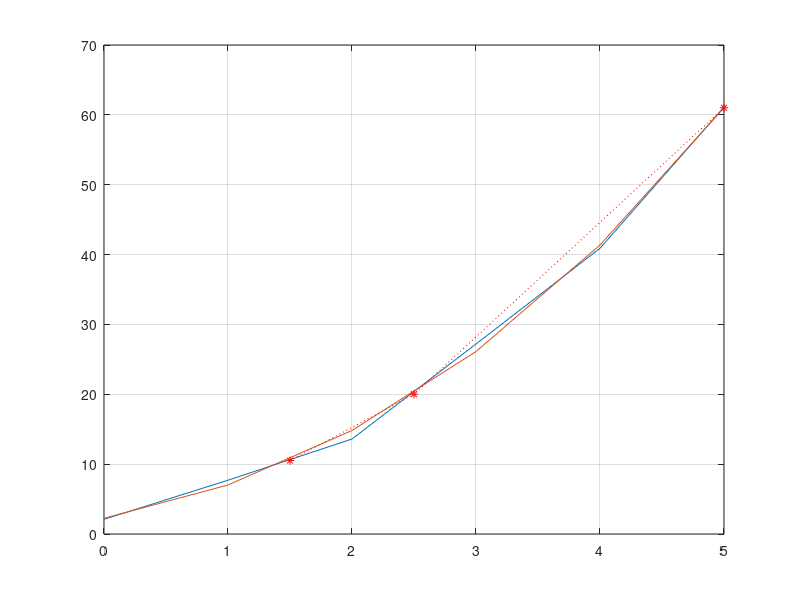

This figure's MATLAB source:
X=[0 1 2 3 4 5];
Y=[ 2.1 7.7  13.6 27.2 40.9 61.1];
n0=input('grado del polinomio a ajustar: ')
%numero de datos
n=length(X);
%puntos del pronostico
x=[1.5 2.5 5];
%generar matriz de coeficientes
%calculo de coeficientes
SX=sum(X);
SX2=sum(X.^2);
SX3=sum(X.^3);
SX4=sum(X.^4);
SX5=sum(X.^5);
SX6=sum(X.^6);
SY=sum(Y);
SYX=sum(Y.*X);
SYX2=sum(Y.*(X.^2));
SYX3=sum(Y.*(X.^3));
SYX4=sum(Y.*(X.^4));
SYX5=sum(Y.*(X.^5));
% estructura de A primer renglon n=3
A(1,1)=n;
A(1,2)=SX;
A(1,3)=SX2;
A(1,4)=SX3;
%2o renglon
A(2,1)=A(1,2);
A(2,2)=A(1,3);
A(2,3)=A(1,4);
A(2,4)=SX4;
%3er renglon
A(3,1)=A(2,2);
A(3,2)=A(2,3);
A(3,3)=A(2,4);
A(3,4)=SX5;
%4o renglon
A(4,1)=A(3,2);
A(4,2)=A(3,3);
A(4,3)=A(3,4);
A(4,4)=SX6;
%lado derecho
b(1,1)=SY;
b(1,2)=SYX;
b(1,3)=SYX2;
b(1,4)=SYX3;
%CON ESTOS DATOS RESOLVER EL SISTEMA
B=inv(A);
C=B*b'
%construccion del polinomio ajustado
Dx=C(1,1)+C(2,1).*X+C(3,1)*(X.^2)+C(4,1)*(X.^3)
%puntos del pronostico
disp('Pronosticos')
x=[1.5 2.5 5];
Px=C(1,1)+C(2,1)*x+C(3,1)*(x.^2)+C(4,1)*(x.^3)
plot(X,Y,X,Dx)
grid on
hold on
plot(x,Px,'r:*')
%calculo del error
E=sum((Y-Dx).^2)
Syx=sqrt(E/(n-2))

